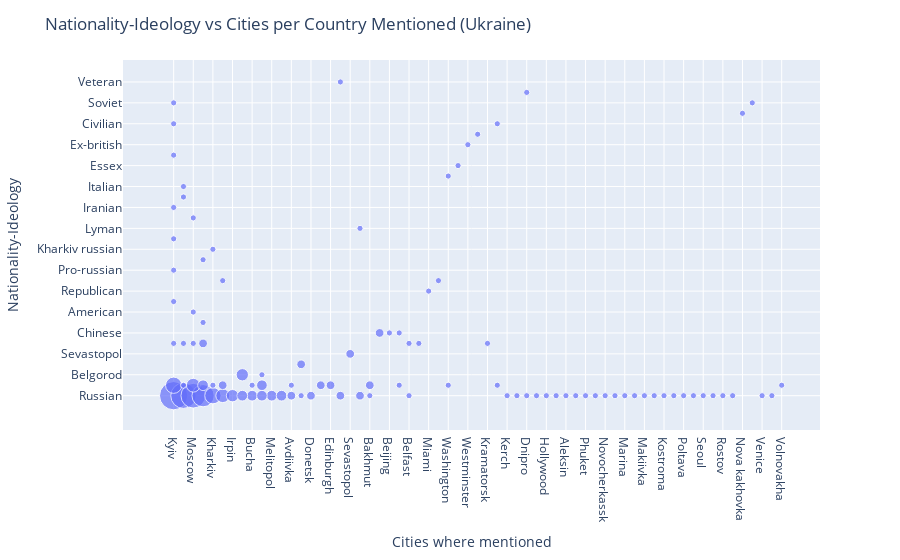

Write notebook code for a chart like this one.
### Markdown cell above
#### Nationalities and Cities per mentioned Country

### Code cell
def nat_city(country):
    """
    Plot the relationship between nationalities/ideologies and cities mentioned
    for a given country.

    Steps:
    1. Filter the main dataframe for rows belonging to the selected country.
    2. Group by 'nationalities' and count how many times each 'city' appears with it.
    3. Sort by frequency and keep the top 15 combinations.
    4. Plot as a bubble chart (scatter plot with bubble size = count).
    """

    if country in country_list:
        # Group data by nationality → city, then count occurrences
        dfgl = (
            df_exp[df_exp['countries'] == country]
            .groupby('nationalities')['cities']
            .value_counts()  # counts how often each city appears per nationality
            .reset_index()
            .sort_values('count', ascending=False) 
        )

        if dfgl.values.any():

            # --- Plot a scatter plot (bubble chart) ---
            fig = px.scatter(
                dfgl,
                x="cities",             # cities on x-axis
                y="nationalities",      # nationalities on y-axis
                size="count"            # bubble size ~ frequency
            )

            # Update layout for readability
            fig.update_layout(
                title_text=f"Nationality-Ideology vs Cities per Country Mentioned ({country})",
                xaxis_title="Cities where mentioned",
                yaxis_title="Nationality-Ideology"
            )

            # Optional: customize colors
            # fig.update_traces(marker_color='#6D8196')

            # Show the chart
            fig.show()
        else:
            print(f"{country} correlations relationship could not be sourced!")

    else:
        # If country not in list, log a warning
        print(f"{country} does not exist in records!")


# Example usage
nat_city("Ukraine")

### Figure 1 — Plotly figure (JSON) as saved in the notebook; plotly's stock layout.template omitted (floating-point values rounded to 4 significant figures)
{"data": [{"hovertemplate": "cities=%{x}<br>nationalities=%{y}<br>count=%{marker.size}<extra></extra>", "legendgroup": "", "marker": {"color": "#636efa", "size": [21, 17, 16, 13, 7, 7, 5, 5, 4, 4, 3, 3, 3, 3, 3, 3, 3, 2, 2, 2, 2, 2, 2, 2, 2, 2, 2, 2, 2, 1, 1, 1, 1, 1, 1, 1, 1, 1, 1, 1, 1, 1, 1, 1, 1, 1, 1, 1, 1, 1, 1, 1, 1, 1, 1, 1, 1, 1, 1, 1, 1, 1, 1, 1, 1, 1, 1, 1, 1, 1, 1, 1, 1, 1, 1, 1, 1, 1, 1, 1, 1, 1, 1, 1, 1, 1, 1, 1, 1, 1, 1, 1, 1, 1, 1, 1, 1, 1, 1, 1, 1, 1], "sizemode": "area", "sizeref": 0.0525, "symbol": "circle"}, "mode": "markers", "name": "", "orientation": "v", "showlegend": false, "type": "scatter", "x": ["Kyiv", "Kherson", "Moscow", "Mariupol", "Kharkiv", "Kyiv", "UN", "Moscow", "Irpin", "Belgorod", "Bucha", "Belgorod", "Kursk", "Melitopol", "Kursk", "Chernihiv", "Mariupol", "Avdiivka", "Sumy", "Donetsk", "London", "Edinburgh", "Luhansk", "Sevastopol", "UN", "Lyman", "Bakhmut", "Mariupol", "Spring", "Mariupol", "Beijing", "Odesa", "Moscow", "Kyiv", "Kursk", "Belfast", "Kherson", "Burnley", "Miami", "Pyongyang", "UN", "Kyiv", "Mariupol", "Kharkiv", "Kyiv", "Lyman", "Moscow", "Kyiv", "Kherson", "Kherson", "Washington", "Essex", "Kyiv", "Westminster", "Cannes", "Moscow", "Kyiv", "Kramatorsk", "Kyiv", "Kupiansk", "Kerch", "Kazan", "Belfast", "Dnipro", "Geneva", "Hollywood", "Kaliningrad", "Aleksin", "Armenia", "Bakhmut", "Phuket", "Novorossiysk", "Novocherkassk", "Minsk", "Marina", "March", "Makiivka", "Lysychansk", "Kostroma", "Venezuela", "Poltava", "Popasna", "Seoul", "Sokolov", "Rostov", "Saratov", "Nova kakhovka", "Zagreb", "Kyiv", "Dnipro", "Venice", "Voznesensk", "Sumy", "Avdiivka", "Bucha", "Kharkiv", "Kherson", "Kupiansk", "Odesa", "Volnovakha", "Washington", "Luhansk"], "xaxis": "x", "y": ["Russian", "Russian", "Russian", "Russian", "Russian", "Ukrainian", "Russian", "Ukrainian", "Russian", "Belgorod", "Russian", "Russian", "Ukrainian", "Russian", "Russian", "Russian", "Ukrainian", "Russian", "Irish", "Russian", "Ukrainian", "Ukrainian", "Russian", "Sevastopol", "Ukrainian", "Russian", "Ukrainian", "British", "Chinese", "Azovstal", "Chinese", "Chinese", "American", "Australian", "Belgorod", "British", "British", "British", "Republican", "North korean", "North korean", "Pro-russian", "Nazi", "Kharkiv russian", "Kyiv destroyed", "Lyman", "Islamist", "Iranian", "Heavy", "Italian", "Crimean", "Essex", "European", "Ex-british", "Canne", "British", "British", "British", "Civilian", "Civilian", "Russian", "Russian", "Russian", "Russian", "Russian", "Russian", "Russian", "Russian", "Russian", "Russian", "Russian", "Russian", "Russian", "Russian", "Russian", "Russian", "Russian", "Russian", "Russian", "Russian", "Russian", "Russian", "Russian", "Russian", "Russian", "Russian", "Swan", "Soviet", "Soviet", "Saudi", "Russian", "Russian", "Russian", "Ukrainian", "Ukrainian", "Ukrainian", "Ukrainian", "Ukrainian", "Ukrainian", "Ukrainian", "Ukrainian", "Veteran"], "yaxis": "y"}], "layout": {"legend": {"itemsizing": "constant", "tracegroupgap": 0}, "margin": {"t": 60}, "title": {"text": "Nationality-Ideology vs Cities per Country Mentioned (Ukraine)"}, "xaxis": {"anchor": "y", "domain": [0, 1], "title": {"text": "Cities where mentioned"}}, "yaxis": {"anchor": "x", "domain": [0, 1], "title": {"text": "Nationality-Ideology"}}}}
